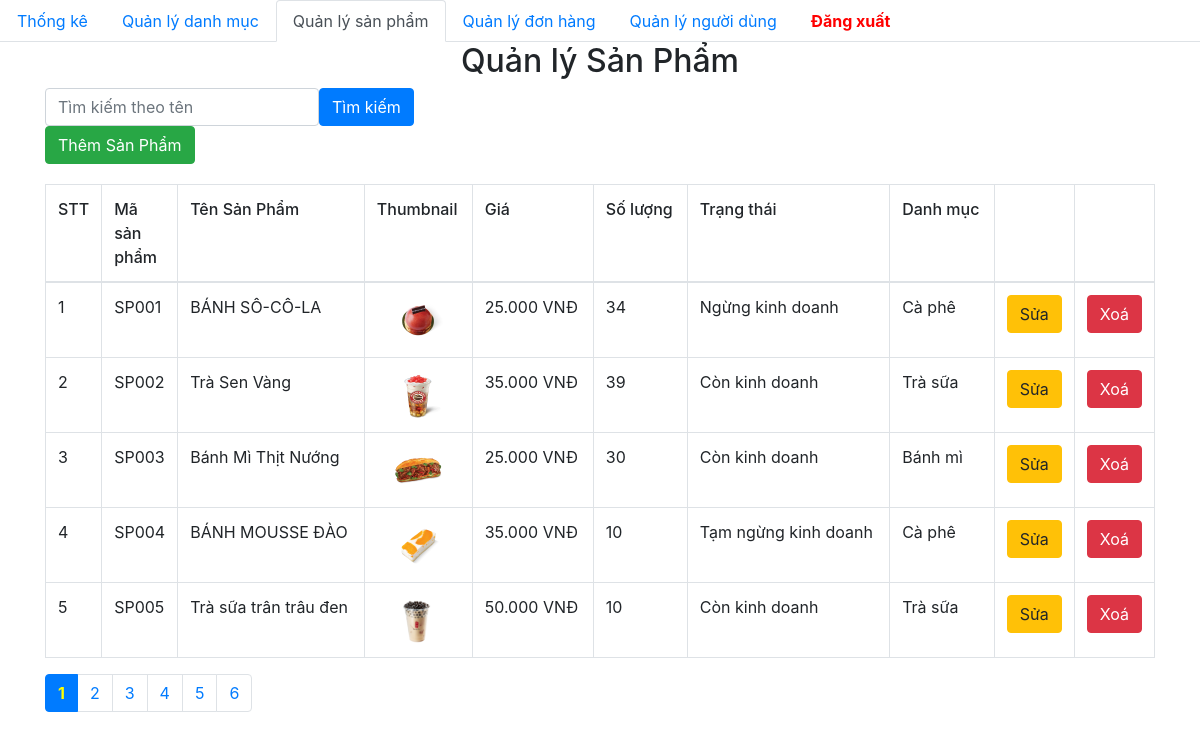
Screenshot of /admin/product/index.php with the database file from the repository.
### tables this page shows
CREATE TABLE `product` (
  `id` varchar(50) NOT NULL,
  `title` varchar(100) NOT NULL,
  `thumbnail` varchar(500) DEFAULT NULL,
  `price` float NOT NULL,
  `number` int(11) NOT NULL,
  `id_category` int(10) NOT NULL,
  `status` tinyint(1) NOT NULL,
  `content` longtext DEFAULT NULL
);

CREATE TABLE `category` (
  `id` int(10) NOT NULL,
  `name` varchar(50) NOT NULL
);

### admin/database/dbhelper.php (called while the page is built, shortened)
<?php
function executeResult($sql)
{
	$con = mysqli_connect(HOST, USERNAME, PASSWORD, DATABASE);
	$result = mysqli_query($con, $sql);
	$data   = [];
	while ($row = mysqli_fetch_array($result, 1)) {
		$data[] = $row;
	}
	return $data;
}
function executeSingleResult($sql)
{
    $con = mysqli_connect(HOST, USERNAME, PASSWORD, DATABASE);
    $result = mysqli_query($con, $sql);
    $row = mysqli_fetch_array($result, MYSQLI_ASSOC);
    return $row;
}

### admin/product/index.php (the view, shortened to what this page needs)
<?php
require_once('../database/dbhelper.php');
function getStatus($stt)
{
    $status_text = '';
    switch ($stt) {
        case 0:
            $status_text = 'Ngừng kinh doanh';
            break;
        case 1:
            $status_text = 'Tạm ngừng kinh doanh';
            break;
        case 2:
            $status_text = 'Còn kinh doanh';
            break;
    }
    return $status_text;
}
$keyword = '';
if (isset($_GET['page'])) {
    $pg = $_GET['page'];
} else {
    $pg = 1;
}
try {
    $limit = 5;
    if (isset($_GET['keyword'])) {
        $keyword = $_GET['keyword'];
        $sqlCount = "SELECT COUNT(*) as total FROM product WHERE title LIKE '%$keyword%' OR title LIKE '%$keyword%'";
        $resultCount = executeSingleResult($sqlCount);
        $totalRecords = $resultCount['total'];
        $totalPages = ceil($totalRecords / $limit);
        $start = ($pg - 1) * $limit;
        $sql = "SELECT p.*,c.name FROM product AS p LEFT JOIN category AS c ON p.id_category = c.id
        WHERE title LIKE '%$keyword%' OR title LIKE '%$keyword%'
        LIMIT $start, $limit";
    } else {
        $sqlCount = "SELECT COUNT(*) as total FROM product";
        $resultCount = executeSingleResult($sqlCount);
        $totalRecords = $resultCount['total'];
        $totalPages = ceil($totalRecords / $limit);
        $start = ($pg - 1) * $limit;
        $sql = "SELECT p.*,c.name FROM product AS p LEFT JOIN category AS c ON p.id_category = c.id
        LIMIT $start, $limit";
    }
    $productList = executeResult($sql);
} catch (Exception $e) {
    die("Lỗi thực thi sql: " . $e->getMessage());
}
?>
<!DOCTYPE html>
<html>
<head>
    <link rel="stylesheet" href="https://maxcdn.bootstrapcdn.com/bootstrap/4.4.1/css/bootstrap.min.css">
</head>
<body>
    <ul class="nav nav-tabs">
        <li class="nav-item">
            <a class="nav-link" href="../index.php">Thống kê</a>
        </li>
        <li class="nav-item">
            <a class="nav-link" href="../category/">Quản lý danh mục</a>
        </li>
        <li class="nav-item">
            <a class="nav-link active" href="../product/">Quản lý sản phẩm</a>
        </li>
        <li class="nav-item">
            <a class="nav-link" href="../dashboard.php">Quản lý đơn hàng</a>
        </li>
        <li class="nav-item">
            <a class="nav-link" href="../user">Quản lý người dùng</a>
        </li>
        <li class="nav-item">
            <a class="nav-link" href="../../index.php" style="font-weight: bold; color: red">Đăng xuất</a>
        </li>
    </ul>
    <div class="container">
        <div class="panel panel-primary">
            <div class="panel-heading">
                <h2 class="text-center">Quản lý Sản Phẩm</h2>
            </div>
            <form action="" method="get" class="form-inline">
                <div class="form-group">
                    <input type="text" class="form-control" id="keyword" name="keyword" placeholder="Tìm kiếm theo tên">
                </div>
                <button type="submit" class="btn btn-primary">Tìm kiếm</button>
            </form>
            <a href="add.php">
                <button class="btn btn-success" style="margin-bottom:20px">Thêm Sản Phẩm</button>
            </a>
            <table class="table table-bordered table-hover">
                <thead>
                    <tr style="font-weight: 500;">
                        <td width="30px">STT</td>
                        <td width="30px">Mã sản phẩm</td>
                        <td>Tên Sản Phẩm</td>
                        <td>Thumbnail</td>
                        <td>Giá</td>
                        <td>Số lượng</td>
                        <td>Trạng thái</td>
                        <td>Danh mục</td>
                        <td width="50px"></td>
                        <td width="50px"></td>
                    </tr>
                </thead>
                <tbody>
                    <?php
                    foreach ($productList as $index => $item) {
                        echo '<tr>
                                <td>' . ($index + 1) . '</td>
                                <td>' . $item['id'] . '</td>
                                <td>' . $item['title'] . '</td>
                                <td style="text-align:center">
                                    <img src="' . $item['thumbnail'] . '" alt="" style="width: 50px">
                                </td>
                                <td>' . number_format($item['price'], 0, ',', '.') . ' VNĐ</td>
                                <td>' . $item['number'] . '</td>
                                <td>' . getStatus($item['status']) . '</td>
                                <td>' . $item['name'] . '</td>
                                <td>
                                    <a href="add.php?id=' . $item['id'] . '">
                                        <button class="btn btn-warning">Sửa</button>
                                    </a>
                                </td>
                                <td>
                                    <button class="btn btn-danger" onclick="deleteProduct(\'' . $item['id'] . '\')">Xoá</button>
                                </td>
                            </tr>';
                    }
                    ?>
                </tbody>
            </table>
            <ul class="pagination">
            <?php
            if (isset($totalPages)) {
                for ($i = 1; $i <= $totalPages; $i++) {
                    if ($i == $pg) {
                        echo '
                            <li class="page-item active">
                                <a class="page-link" style="color: yellow; font-weight: bold;" href="?keyword=' . urlencode($keyword) . '&page=' . $i . '">' . $i . '</a>
                            </li>';
                    } else {
                        echo '
                            <li class="page-item">
                                <a class="page-link" href="?keyword=' . urlencode($keyword) . '&page=' . $i . '">' . $i . '</a>
                            </li>';
                    }
                }
            }
            ?>
        </ul>
        </div>
    </div>
</body>
</html>

### rows the page displays
product: id "SP001", title "BÁNH SÔ-CÔ-LA", thumbnail (picture), price "25.000", number "34", status "Ngừng kinh doanh", id_category.name "Cà phê"
product: id "SP002", title "Trà Sen Vàng", thumbnail (picture), price "35.000", number "39", status "Còn kinh doanh", id_category.name "Trà sữa"
product: id "SP003", title "Bánh Mì Thịt Nướng", thumbnail (picture), price "25.000", number "30", status "Còn kinh doanh", id_category.name "Bánh mì"
product: id "SP004", title "BÁNH MOUSSE ĐÀO", thumbnail (picture), price "35.000", number "10", status "Tạm ngừng kinh doanh", id_category.name "Cà phê"
product: id "SP005", title "Trà sữa trân trâu đen", thumbnail (picture), price "50.000", number "10", status "Còn kinh doanh", id_category.name "Trà sữa"
